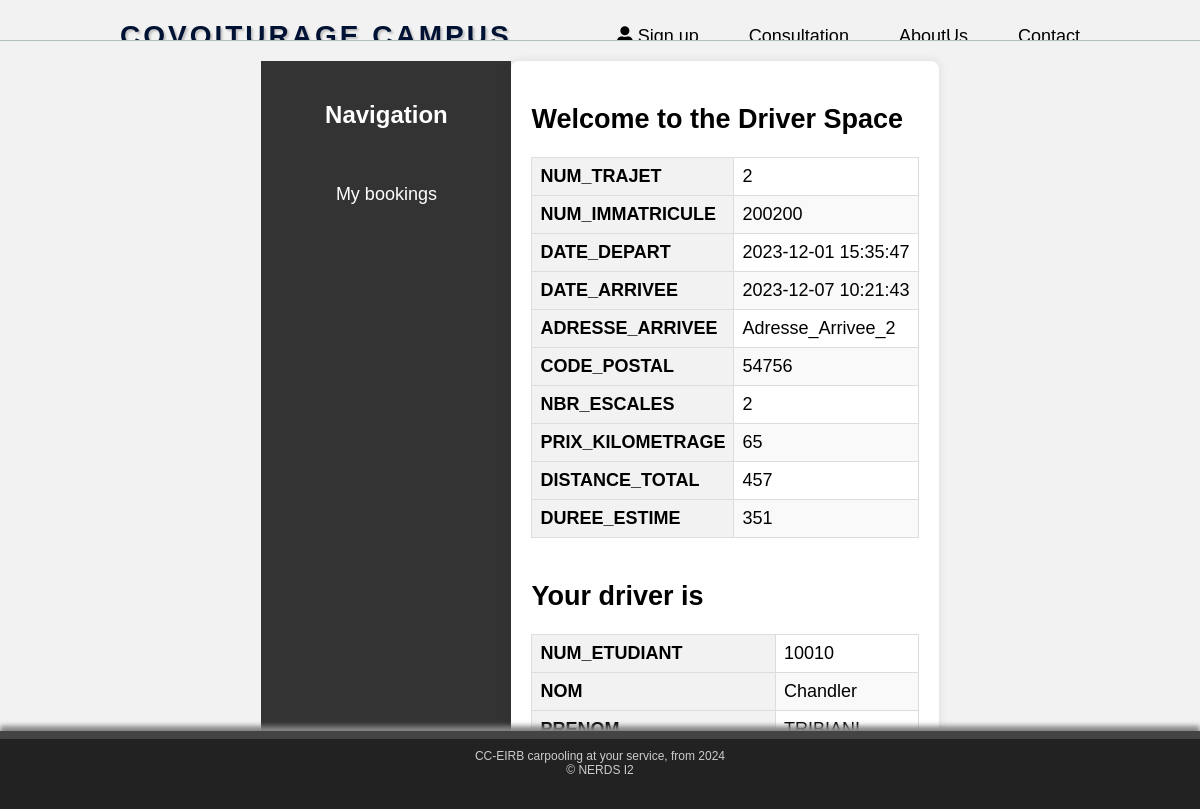
Screenshot of /php/espace_passager/view_trajet_p.php?num_trajet=2 with the database file from the repository.
### tables this page shows
CREATE TABLE IF NOT EXISTS TRAJET (
    NUM_TRAJET INT AUTO_INCREMENT PRIMARY KEY, 
    NUM_IMMATRICULE INT NOT NULL,
    DATE_DEPART TIMESTAMP NOT NULL,
    DATE_ARRIVEE TIMESTAMP NOT NULL,
    ADRESSE_ARRIVEE VARCHAR(100) NOT NULL,
    CODE_POSTAL INT NOT NULL,
    NBR_ESCALES INT NOT NULL DEFAULT 0,
    PRIX_KILOMETRAGE INT NOT NULL,
    DISTANCE_TOTAL INT NOT NULL,
    DUREE_ESTIME INT NOT NULL,
    FOREIGN KEY (NUM_IMMATRICULE) REFERENCES VOITURE(NUM_IMMATRICULE) ON DELETE CASCADE ON UPDATE CASCADE
);

CREATE TABLE IF NOT EXISTS ETUDIANT (
    NUM_ETUDIANT INT NOT NULL,
    PRENOM VARCHAR(100) NOT NULL,
    NOM VARCHAR(100) NOT NULL,
    PRIMARY KEY (NUM_ETUDIANT)
);

### php/espace_passager/view_trajet_p.php (the view, shortened to what this page needs)
<!DOCTYPE html>
<html>
<head>
    <link rel="stylesheet" type="text/css" href="../../css/esp_conducteur.css">
    <link rel="stylesheet" type="text/css" href="../../css/table_style.css">
</head>
<body>
    <?php include('../header.php'); ?>
    <div class="container">
        <?php include('nav_bar.php'); ?>
        <div class="main-content" id="mainContent">
            <h2>Welcome to the Driver Space</h2>
            <?php
            include('../../connect.php');
            if (isset($_GET['num_trajet']) && !empty($_GET['num_trajet'])) {
                $num_trajet = $_GET['num_trajet'];
                $query1 = "SELECT * FROM TRAJET WHERE NUM_TRAJET = ?";
                $stmt1 = $conn->prepare($query1);
                $stmt1->bind_param("i", $num_trajet);
                if ($stmt1->execute()) {
                    $result1 = $stmt1->get_result();
                    if ($result1->num_rows > 0) {
                        echo '<div style="overflow-x:auto;">';
                        echo '<table>';
                        $columns = ['NUM_TRAJET', 'NUM_IMMATRICULE', 'DATE_DEPART', 'DATE_ARRIVEE', 'ADRESSE_ARRIVEE', 'CODE_POSTAL', 'NBR_ESCALES', 'PRIX_KILOMETRAGE', 'DISTANCE_TOTAL', 'DUREE_ESTIME'];
                        while ($row = $result1->fetch_assoc()) {
                            foreach ($columns as $column) {
                                echo '<tr>';
                                echo "<th>$column</th>";
                                echo "<td>{$row[$column]}</td>";
                                echo '</tr>';
                            }
                        }
                        echo '</table>';
                        echo '</div>';
                        $query2 = "SELECT E.* FROM ETUDIANT E
                        JOIN CONDUCTEUR C ON C.NUM_CONDUCTEUR=E.NUM_ETUDIANT
                        JOIN VOITURE V ON V.NUM_CONDUCTEUR=C.NUM_CONDUCTEUR
                        JOIN  TRAJET T ON T.NUM_IMMATRICULE=V.NUM_IMMATRICULE WHERE NUM_TRAJET = ?";
                        $stmt2 = $conn->prepare($query2);
                        $stmt2->bind_param("i", $num_trajet);
                        if ($stmt2->execute()) {
                            $result2 = $stmt2->get_result();
                            echo "<h2>Your driver is</h2>";
                            if ($result2->num_rows > 0) {
                                echo '<div style="overflow-x:auto;">';
                                echo '<table>';
                                $columns = ['NUM_ETUDIANT', 'NOM', 'PRENOM'];
                                while ($row = $result2->fetch_assoc()) {
                                    foreach ($columns as $column) {
                                        echo '<tr>';
                                        echo "<th>$column</th>";
                                        echo "<td>{$row[$column]}</td>";
                                        echo '</tr>';
                                    }
                                }
                                echo '</table>';
                                echo '</div>';
                            } else {
                                echo "No result found";
                            }
                        } else {
                            echo "Error executing query 2: " . $stmt2->error;
                        }
                    } else {
                        echo "No result found";
                    }
                } else {
                    echo "Error executing query 1: " . $stmt1->error;
                }
            }
            ?>
        </div>
    </div>
    <?php include('../footer.php'); ?>
</body>
</html>

### css/esp_conducteur.css (style rules this page uses)
body { font-family: 'Open Sans', sans-serif; background-color: #f2f2f2; margin: 0; padding: 0; font-size: 18px; }
.container { display: flex; max-width: 1200px; margin: 0 auto; padding: 20px; }
.main-content { flex-grow: 1; padding: 20px; background-color: #fff; border-radius: 8px; box-shadow: 0 0 10px rgba(0, 0, 0, 0.1); transition: transform 0.3s ease; }

### css/table_style.css (style rules this page uses)
table { width: 100%; border-collapse: collapse; margin-bottom: 20px; }
th, td { border: 1px solid #ddd; padding: 8px; text-align: left; }
th { background-color: #f2f2f2; }
tr:nth-child(even) { background-color: #f9f9f9; }

### php/header.php (style rules this page uses)
body { font-family: 'DyeLine', sans-serif; margin: 0; padding: 0; }

### php/footer.php (style rules this page uses)
html, body { height: 100%; margin: 0; display: flex; flex-direction: column; }
body { min-height: 100vh; }

### rows the page displays
trajet: column "NUM_TRAJET", NUM_TRAJET "2", column "NUM_IMMATRICULE", NUM_IMMATRICULE "200200", column "DATE_DEPART", DATE_DEPART "2023-12-01 15:35:47", column "DATE_ARRIVEE", DATE_ARRIVEE "2023-12-07 10:21:43", column "ADRESSE_ARRIVEE", ADRESSE_ARRIVEE "Adresse_Arrivee_2", column "CODE_POSTAL", CODE_POSTAL "54756", column "NBR_ESCALES", NBR_ESCALES "2", column "PRIX_KILOMETRAGE", PRIX_KILOMETRAGE "65", column "DISTANCE_TOTAL", DISTANCE_TOTAL "457", column "DUREE_ESTIME", DUREE_ESTIME "351"
etudiant: column "NUM_ETUDIANT", NUM_ETUDIANT "10010", column "NOM", NOM "Chandler", column "PRENOM", PRENOM "TRIBIANI"
